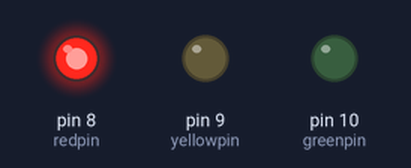
Simulated run of this sketch. Board: Arduino Uno, built with avr-gcc and run on an emulated ATmega328P. On the bench: output pins drawn as LEDs (lit = HIGH).

Above: at 0.5 s.
At 1.2 s:
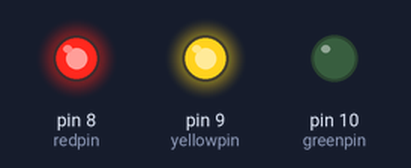
At 4.5 s:
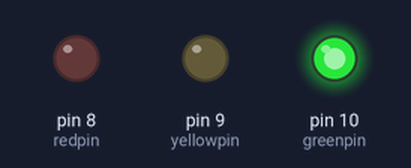
Timing chart, 0 to 5.8 s (numbered marks = the images above):
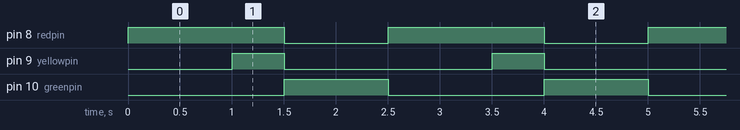

Measured:
- by itself, pin 8 (redpin): alternates HIGH for 1.5 s and LOW for 1.0 s
- by itself, pin 9 (yellowpin): alternates HIGH for 0.50 s and LOW for 2.0 s
- by itself, pin 10 (greenpin): alternates HIGH for 1.0 s and LOW for 1.5 s

The sketch:

Lab11_task1.ino
```cpp
int redpin=8;
int yellowpin=9;
int greenpin=10;

void setup() {
  pinMode(redpin,OUTPUT);
  pinMode(yellowpin,OUTPUT);
  pinMode(greenpin,OUTPUT);

}

void loop() {
  digitalWrite(redpin,HIGH);
  delay(1000);
  digitalWrite(yellowpin,HIGH);
  delay(500);
  digitalWrite(redpin,LOW);
  digitalWrite(yellowpin,LOW);
  digitalWrite(greenpin,HIGH);
  delay(1000);
  digitalWrite(greenpin,LOW);
}
```
